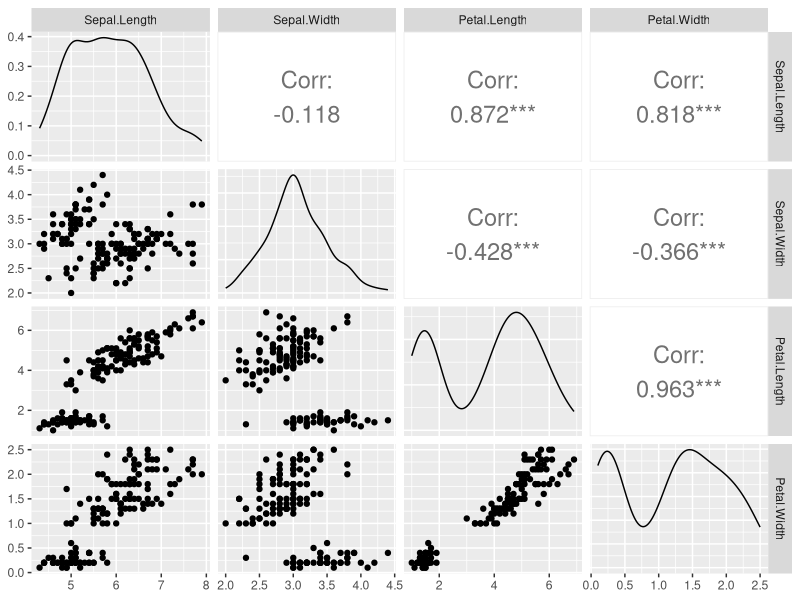
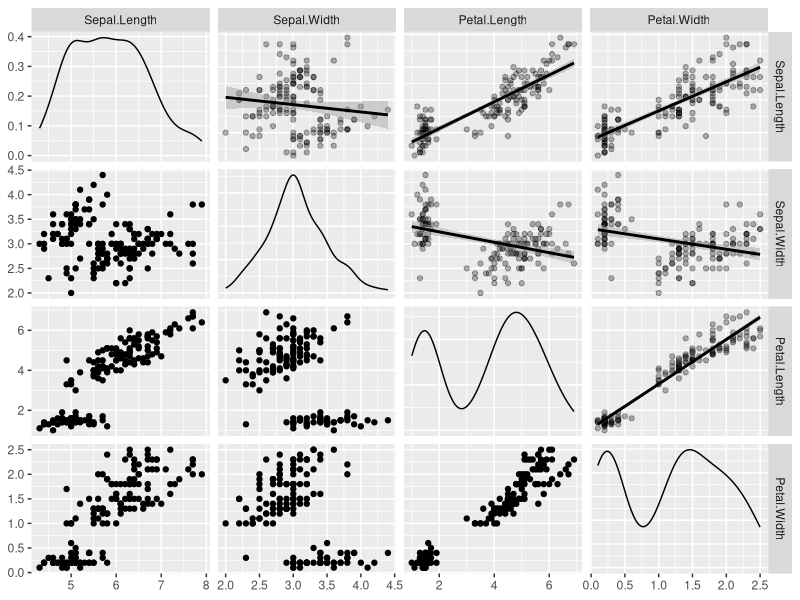
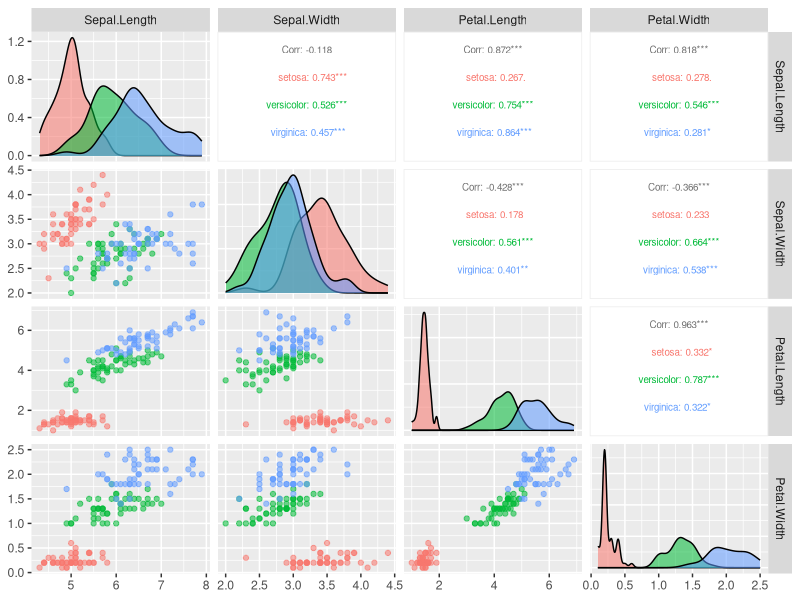

The R source for these figures, in order:
library(dplyr)
library(GGally)

# 10.2 데이터 프로파일링
# 원래 빈 칸 & 문제가 발생해서 생긴 빈 칸(일반적으로 NA/원래는 숫자인 경우는 NaN -> NA, NaN 모두 결측치) -> 빈 칸만 있음
# NULL: 초기화 -> 빈 칸도 없음
# Inf, n/0 등: 무한대
# [숫자]: 숫자 번째
# 0/0: NaN
W <- c("가", "나", "", "라", "마", "바", "사", "아", "아", "차")
X <- c(1, 2, 3, NA, 5, 6, 7, 8, 9, 0)
Y <- c(10, 20, NULL, 40, 50, NaN, 70, 80, 90, 100, 110)
Z <- c(5, 10/0, Inf, -20/0, -Inf, 0/0, NaN, 40, 45, 50)
df <- data.frame(W, X, Y, Z) 
str(df)
summary(df)
nzchar(df$W)

empty <- apply(df, 2, nzchar) # df에 2의 방향(세로 방향)으로 nzchar 적용(1은 가로 방향)
empty

colSums(!empty) # 세로줄별 빈칸 합
rowSums(!empty) # 가로줄별 빈칸 합

# df 전체의 Na를 찾아서 합하기
is.na(df)
sum(is.na(df))

# NA 찾기
colSums(is.na(df))
rowSums(is.na(df))

is.infinite(df$Z) # is.infinite(df)는 불가 -> 벡터만 가능 // colSum, rowSum 불가능
sum(is.infinite(df$Z))


# GGally
iris
str(iris)
summary(iris)

library(GGally)
library(dplyr)

ggpairs(data = iris, # pair plot(2개씩 짝을 만듬) 만들기
        columns = 1:4, # 1~4번 칼럼 추출
        upper = list(continuous = wrap("cor", size = 6)))
        # upper: 상관분석의 수치 6칸 + 분포도(대각선을 기준으로 대칭으로 그림)
        # upper 대신 다른 옵션을 적용하면 그래프 위치가 달라짐짐
        # 대각선: 각 요소의 분포

ggpairs(data = iris,
        columns = 1:4,
        upper = list(continuous = wrap("smooth", alpha = 0.3)))
        # smooth 옵션을 사용한 옵션

ggpairs(data = iris,
        columns = 1:4,
        aes(color = Species, alpha = 0.5),
        upper = list(continuous = wrap("cor", size = 2.5)))
        # 꽃 종류별로 나눠서 표시



# 10.3 데이터 정제
W <- c("가", "나", "", "라", "마", "바", "사", "아", "아", "차")
X <- c(1, 2, 3, NA, 5, 6, 7, 8, 9, 0)
Y <- c(10, 20, NULL, 40, 50, NaN, 70, 80, 90, 100, 110)
Z <- c(5, 10/0, Inf, -20/0, -Inf, 0/0, NaN, 40, 45, 50)
df <- data.frame(W, X, Y, Z) 
df

# NA가 있는 열을 제거
df2 <- na.omit
df2

# dplyr의 filter 함수 이용 -> 조건을 걸고, 만족하는 경우
df2 <- filter(df, is.finite(Z)) # Z열의 유한한 수가 있는 경우만 가져옴옴
df2

# 모든 조건을 만족한 경우만 출력 + 출력할 열은 선택 X
df2 <- filter(df, nzchar(W) & is.finite(X) &
                is.finite(Y) & is.finite(Z))
df2

# subset을 이용해서 다양한 조건을 지정 + select 함수로 결과로 출력할 열을 선택
df2 <- subset(df, nzchar(W) & is.finite(X) &
                is.finite(Y) & is.finite(Z),
              select = c(W, X))
df2

# 다양한 전처리 -> 지정된 데이터에 특정 수치 넣기
# []: index(R의 index는 1부터 시작)
# $: 특정 데이터프레임의 특정 열을 지정(df$colName)
df3 <- df
df3$X[df3$X == 0] <- 10
df3$X[is.na(df3$X)] <- 4
df3$Y[is.nan(df3$Y)] <- 60
df3$Z[is.nan(df3$Z)] <- 30
df3$Z[df3$Z >= Inf ] <- 10
df3$Z[df3$Z <= -Inf] <- 20
df3$W[df3$W == ""] <- "Unknown"
df3 

# 적당한 값을 지정하는 예시
df3 <- df
df3$X[df3$X == 0] <- 10
df3$X[is.na(df3$X)] <- mean(df3$X[is.finite(df3$X)])
df3$Y[is.nan(df3$Y)] <- median(df3$Y[is.finite(df3$Y)])
df3$Z[is.nan(df3$Z)] <- mean(df3$Z[is.finite(df3$Z)])
df3$Z[df3$Z >= Inf ] <- max(df3$Z[is.finite(df3$Z)])
df3$Z[df3$Z <= -Inf] <- min(df3$Z[is.finite(df3$Z)])
df3$W[df3$W == ""] <- "다"
df3 


# 10.4 데이터 통합
library("dplyr")

# id를 1, 2, 3으로 지정
df1 <- data.frame(ID=1:3, 성명=c(NA, '팡틴', '자베르'))
df1

# id를 2, 3, 4로 지정
df2 <- data.frame(ID=2:4, 경력=c(7, NaN, 10))
df2

# 데이터가 있는 부분만(겹치는 키값)
inner_join(df1, df2, by = "ID")

# 좌측 데이터 기준으로
left_join(df1,df2, by = "ID")

# 우측 데이터 기준으로
right_join(df1,df2, by = "ID")

# 모든 데이터를 합침
full_join(df1,df2, by = "ID") 